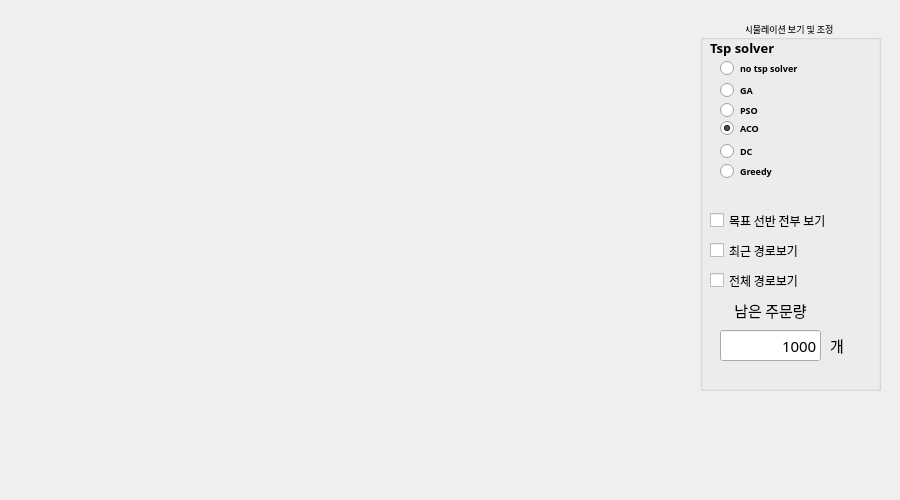
<?xml version="1.0" encoding="UTF-8"?>
<ui version="4.0">
 <class>Form</class>
 <widget class="QWidget" name="Form">
  <property name="geometry">
   <rect>
    <x>0</x>
    <y>0</y>
    <width>900</width>
    <height>500</height>
   </rect>
  </property>
  <property name="font">
   <font>
    <pointsize>7</pointsize>
   </font>
  </property>
  <property name="windowTitle">
   <string>Form</string>
  </property>
  <widget class="QGroupBox" name="groupBox_viewer">
   <property name="geometry">
    <rect>
     <x>700</x>
     <y>20</y>
     <width>181</width>
     <height>371</height>
    </rect>
   </property>
   <property name="font">
    <font>
     <family>HY견고딕</family>
    </font>
   </property>
   <property name="title">
    <string>시물레이션 보기 및 조정 </string>
   </property>
   <property name="alignment">
    <set>Qt::AlignCenter</set>
   </property>
   <widget class="QRadioButton" name="radioButton_notsp">
    <property name="geometry">
     <rect>
      <x>20</x>
      <y>40</y>
      <width>141</width>
      <height>16</height>
     </rect>
    </property>
    <property name="font">
     <font>
      <family>맑은 고딕</family>
      <weight>75</weight>
      <bold>true</bold>
     </font>
    </property>
    <property name="text">
     <string>no tsp solver</string>
    </property>
    <property name="checked">
     <bool>false</bool>
    </property>
   </widget>
   <widget class="QRadioButton" name="radioButton_GA">
    <property name="geometry">
     <rect>
      <x>20</x>
      <y>60</y>
      <width>131</width>
      <height>21</height>
     </rect>
    </property>
    <property name="font">
     <font>
      <family>맑은 고딕</family>
      <weight>75</weight>
      <bold>true</bold>
     </font>
    </property>
    <property name="text">
     <string>GA</string>
    </property>
   </widget>
   <widget class="QRadioButton" name="radioButton_PSO">
    <property name="geometry">
     <rect>
      <x>20</x>
      <y>80</y>
      <width>131</width>
      <height>21</height>
     </rect>
    </property>
    <property name="font">
     <font>
      <family>맑은 고딕</family>
      <weight>75</weight>
      <bold>true</bold>
     </font>
    </property>
    <property name="text">
     <string>PSO</string>
    </property>
   </widget>
   <widget class="QRadioButton" name="radioButton_ACO">
    <property name="geometry">
     <rect>
      <x>20</x>
      <y>100</y>
      <width>90</width>
      <height>16</height>
     </rect>
    </property>
    <property name="font">
     <font>
      <family>맑은 고딕</family>
      <weight>75</weight>
      <bold>true</bold>
     </font>
    </property>
    <property name="text">
     <string>ACO</string>
    </property>
    <property name="checked">
     <bool>true</bool>
    </property>
   </widget>
   <widget class="QLabel" name="label">
    <property name="geometry">
     <rect>
      <x>10</x>
      <y>20</y>
      <width>81</width>
      <height>16</height>
     </rect>
    </property>
    <property name="font">
     <font>
      <family>맑은 고딕</family>
      <pointsize>10</pointsize>
      <weight>75</weight>
      <bold>true</bold>
     </font>
    </property>
    <property name="text">
     <string>Tsp solver</string>
    </property>
    <property name="textFormat">
     <enum>Qt::PlainText</enum>
    </property>
   </widget>
   <widget class="QCheckBox" name="checkBox_viewAllShelf">
    <property name="geometry">
     <rect>
      <x>10</x>
      <y>190</y>
      <width>131</width>
      <height>21</height>
     </rect>
    </property>
    <property name="font">
     <font>
      <pointsize>9</pointsize>
      <weight>50</weight>
      <bold>false</bold>
     </font>
    </property>
    <property name="text">
     <string>목표 선반 전부 보기 </string>
    </property>
   </widget>
   <widget class="QCheckBox" name="checkBox_viewRoute">
    <property name="enabled">
     <bool>true</bool>
    </property>
    <property name="geometry">
     <rect>
      <x>10</x>
      <y>220</y>
      <width>131</width>
      <height>21</height>
     </rect>
    </property>
    <property name="font">
     <font>
      <pointsize>9</pointsize>
      <weight>50</weight>
      <bold>false</bold>
     </font>
    </property>
    <property name="text">
     <string>최근 경로보기 </string>
    </property>
   </widget>
   <widget class="QLabel" name="label_2">
    <property name="geometry">
     <rect>
      <x>30</x>
      <y>280</y>
      <width>81</width>
      <height>21</height>
     </rect>
    </property>
    <property name="font">
     <font>
      <pointsize>11</pointsize>
     </font>
    </property>
    <property name="text">
     <string>남은 주문량</string>
    </property>
    <property name="alignment">
     <set>Qt::AlignCenter</set>
    </property>
   </widget>
   <widget class="QLineEdit" name="lineEdit_lastOrder">
    <property name="enabled">
     <bool>true</bool>
    </property>
    <property name="geometry">
     <rect>
      <x>20</x>
      <y>310</y>
      <width>101</width>
      <height>31</height>
     </rect>
    </property>
    <property name="font">
     <font>
      <pointsize>11</pointsize>
     </font>
    </property>
    <property name="text">
     <string>1000</string>
    </property>
    <property name="alignment">
     <set>Qt::AlignRight|Qt::AlignTrailing|Qt::AlignVCenter</set>
    </property>
    <property name="readOnly">
     <bool>true</bool>
    </property>
   </widget>
   <widget class="QLabel" name="label_3">
    <property name="geometry">
     <rect>
      <x>130</x>
      <y>310</y>
      <width>21</width>
      <height>31</height>
     </rect>
    </property>
    <property name="font">
     <font>
      <pointsize>11</pointsize>
     </font>
    </property>
    <property name="text">
     <string>개</string>
    </property>
   </widget>
   <widget class="QCheckBox" name="checkBox_viewFullRoute">
    <property name="enabled">
     <bool>true</bool>
    </property>
    <property name="geometry">
     <rect>
      <x>10</x>
      <y>250</y>
      <width>131</width>
      <height>21</height>
     </rect>
    </property>
    <property name="font">
     <font>
      <pointsize>9</pointsize>
      <weight>50</weight>
      <bold>false</bold>
     </font>
    </property>
    <property name="text">
     <string>전체 경로보기</string>
    </property>
   </widget>
   <widget class="QRadioButton" name="radioButton_DC">
    <property name="geometry">
     <rect>
      <x>20</x>
      <y>120</y>
      <width>130</width>
      <height>22</height>
     </rect>
    </property>
    <property name="font">
     <font>
      <family>맑은 고딕</family>
      <weight>75</weight>
      <bold>true</bold>
     </font>
    </property>
    <property name="text">
     <string>DC</string>
    </property>
   </widget>
   <widget class="QRadioButton" name="radioButton_GREEDY">
    <property name="geometry">
     <rect>
      <x>20</x>
      <y>140</y>
      <width>130</width>
      <height>22</height>
     </rect>
    </property>
    <property name="font">
     <font>
      <family>맑은 고딕</family>
      <weight>75</weight>
      <bold>true</bold>
     </font>
    </property>
    <property name="text">
     <string>Greedy</string>
    </property>
   </widget>
  </widget>
 </widget>
 <resources/>
 <connections/>
</ui>
